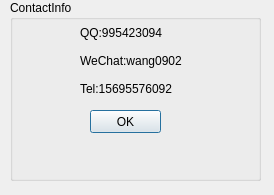
<?xml version="1.0" encoding="UTF-8"?>
<ui version="4.0">
 <class>ContactUs</class>
 <widget class="QDialog" name="ContactUs">
  <property name="geometry">
   <rect>
    <x>0</x>
    <y>0</y>
    <width>274</width>
    <height>195</height>
   </rect>
  </property>
  <property name="windowTitle">
   <string>Dialog</string>
  </property>
  <widget class="QGroupBox" name="ContactUsBox">
   <property name="geometry">
    <rect>
     <x>10</x>
     <y>0</y>
     <width>251</width>
     <height>181</height>
    </rect>
   </property>
   <property name="title">
    <string>ContactInfo</string>
   </property>
   <widget class="QLabel" name="label">
    <property name="geometry">
     <rect>
      <x>70</x>
      <y>20</y>
      <width>111</width>
      <height>81</height>
     </rect>
    </property>
    <property name="text">
     <string>QQ:995423094

WeChat:wang0902

Tel:15695576092</string>
    </property>
   </widget>
   <widget class="QPushButton" name="EnsuerButton">
    <property name="geometry">
     <rect>
      <x>80</x>
      <y>110</y>
      <width>71</width>
      <height>23</height>
     </rect>
    </property>
    <property name="text">
     <string>OK</string>
    </property>
   </widget>
  </widget>
 </widget>
 <resources/>
 <connections/>
</ui>
